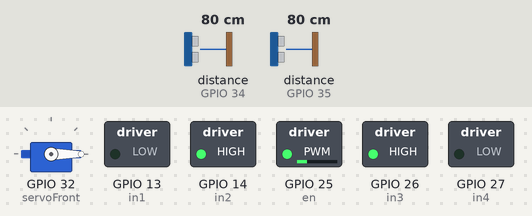
The sketch below on a simulated ESP32. On the bench: servo, switched loads named in the sketch (green lamp = pin HIGH). Wiring (inferred from the names in the program): 2 × ultrasonic range finder: trigger GPIO 12, echo GPIO 34 / trigger GPIO 33, echo GPIO 35. The inputs (shaded band) are chosen by the test bench; at power-on: distance to the obstacle (sensors on GPIO 34, GPIO 35) 80 cm. The echo pulse lasts 58.3 µs per cm; pins used as bus, display or sensor lines are not drawn.

Above: at 0.1 s.
At 1.5 s:
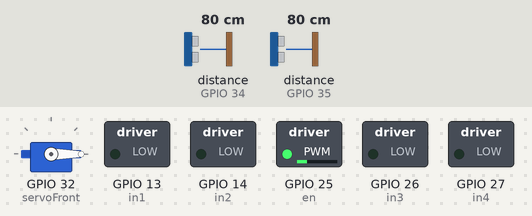
At 3.5 s:
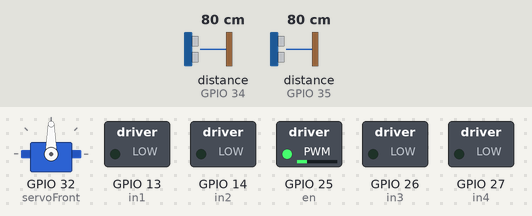
At 5.0 s:
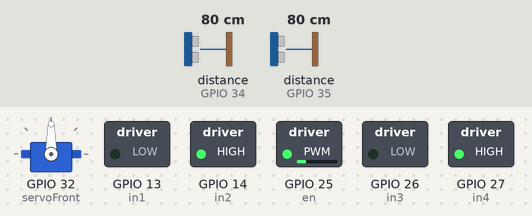
Timing chart, 0 to 6.5 s (numbered marks = the images above):
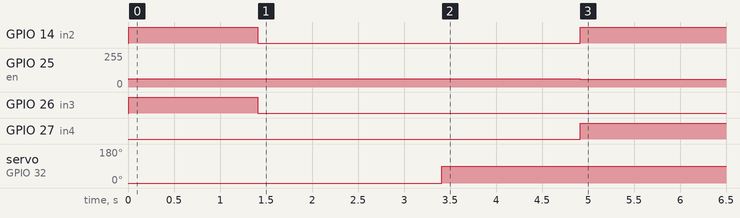

Measured:
- by itself, GPIO 14 (in2): LOW → HIGH at 0.01 s, → LOW 1.4 s later, → HIGH 3.5 s later
- by itself, GPIO 25 (en): 60/255 → 63/255 at 0.01 s, → 57/255 4.9 s later
- by itself, GPIO 26 (in3): LOW → HIGH at 0.01 s, → LOW 1.4 s later
- by itself, GPIO 27 (in4): LOW → HIGH at 4.9 s
- by itself, servo on GPIO 32 (servoFront): 0° → 90° at 3.4 s

The sketch:

Auto_parking.ino
```cpp
#include <ESP32Servo.h>
Servo servoFront;
//Back sensor
#define trigPinBack 12
#define echoPin1 34
//Front sensor
#define trigPin 33
#define echoPin2 35
//Enable to control the speed
#define en 25
// Motor A
#define in1  13
#define in2  14
// Motor B
#define in3  26
#define in4 27
//Control the speed
#define S 60
//Define function
void forward();
void backward();
void right();
void left();
void Stop();
int UFun(int triger,int echo);
void Park();
int Find_slot();
//bool Objects_to_avoid();

void setup() {
  Serial.begin(9600);
  pinMode(en, OUTPUT);
  servoFront.attach(32);
  analogWrite(en, S);
  pinMode(trigPin,OUTPUT);
  pinMode(trigPinBack,OUTPUT);
  pinMode(echoPin1,INPUT);
  pinMode(echoPin2,INPUT);
  pinMode(in1, OUTPUT);
  pinMode(in2, OUTPUT);
  pinMode(in3, OUTPUT);
  pinMode(in4, OUTPUT);
}

void loop()
{

 servoFront.write(0);
  find_slot();
  Stop();
  Park();
  Stop();
  while(1){}

}

void forward() {
  digitalWrite(in1, LOW);
  digitalWrite(in2, HIGH);
  digitalWrite(in3, LOW);
  digitalWrite(in4, HIGH);
}

void backward(){
 digitalWrite(in1, HIGH);
 digitalWrite(in2, LOW);
 digitalWrite(in3, HIGH);
 digitalWrite(in4, LOW);
}

void right() {
  digitalWrite(in1, LOW);
  digitalWrite(in2, HIGH);
  digitalWrite(in3, HIGH);
  digitalWrite(in4, LOW);
}

void left() {
  digitalWrite(in1, HIGH);
  digitalWrite(in2, LOW);
  digitalWrite(in3, LOW);
  digitalWrite(in4, HIGH);
}

void Stop(){
  digitalWrite(in1, LOW);
  digitalWrite(in2, LOW);
  digitalWrite(in3, LOW);
  digitalWrite(in4, LOW);
   }


int UFun(int triger , int echo){
   long duration ;
   int distance;
   digitalWrite(triger,LOW);
   delayMicroseconds(2);
   digitalWrite(triger, HIGH);
   delayMicroseconds(10);
   digitalWrite(triger,LOW);

    duration = pulseIn(echo,HIGH); //measure duration of pulse in microsec
    distance =duration * .034/2;
  return distance;

  }

void Park(){
  right();
  analogWrite(en,63);
  delay(1400);
  Stop();
  delay(2000);
  servoFront.write(180);
  servoFront.write(90);
  delay(1500);
  while(UFun(trigPin,echoPin2)>10){
    analogWrite(en,57);
    forward();
    }
    Stop();
}


void find_slot()
{
   while (true) {
    int frontDistance = UFun(trigPin,echoPin2);
    if(frontDistance > 23)
    {
      int backDistance = UFun(trigPinBack,echoPin1);
      if (backDistance > 23) {
      Stop();
      break;
    }
    }
    forward();
  }
}
```
